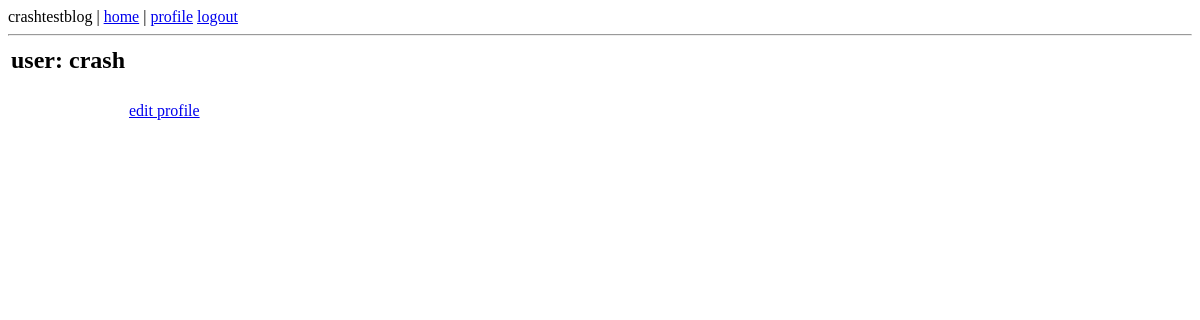
Page /crash (signed in) on the earlier database version.
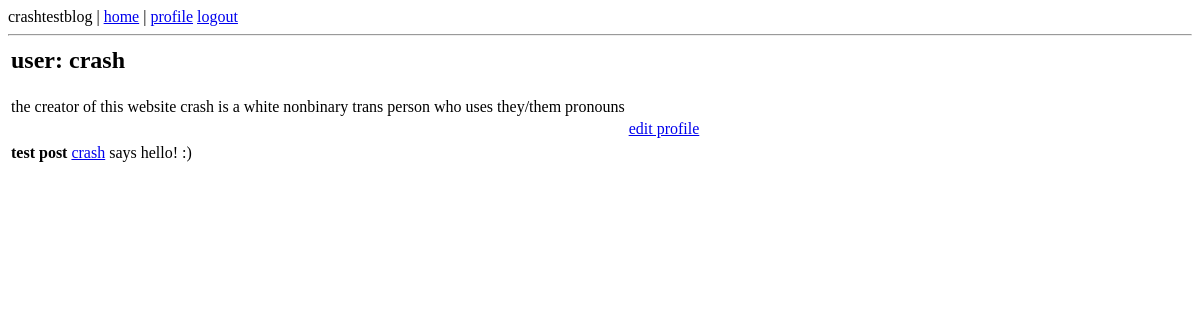
Same page on the later database version.
### app/models.py (models this page shows, shortened)
class User(UserMixin, db.Model):
    id = db.Column(db.Integer, primary_key=True)
    username = db.Column(db.String(64), index=True, unique=True)
    email = db.Column(db.String(120), index=True, unique=True)
    password_hash = db.Column(db.String(128))
    role = db.Column(db.String(64))  # TODO, NOT IMPLEMENTED
    posts = db.relationship('Post', backref='author', lazy='dynamic')
    about_me = db.Column(db.String(512))
    def get_posts(self):
        posts = Post.query.filter_by(user_id=self.id)
        return posts.order_by(Post.timestamp.desc())

class Post(db.Model):
    id = db.Column(db.Integer, primary_key=True)
    title = db.Column(db.String(140))  # TODO, NOT IMPLEMENTED
    body = db.Column(db.String(1000))
    timestamp = db.Column(db.DateTime, index=True, default=datetime.utcnow)
    user_id = db.Column(db.Integer, db.ForeignKey('user.id'))

### app/routes.py (the view)
@app.route('/<username>')
@login_required
def user(username):
    user = User.query.filter_by(username=username).first_or_404()
    posts = user.get_posts()
    return render_template('user.html', user=user, posts=posts)

### app/models.py (called while the page is built)
@login.user_loader
def load_user(id):
    return User.query.get(int(id))

### app/templates/user.html
{% extends "base.html" %}
{% block content %}
    <table>
        <tr valign="top">
          <td>
            <h2>user: {{ user.username }}</h2>
          </td>
        </tr>
        <tr>
          <td>
            {% if user.about_me %}
                <p>{{ user.about_me }}</p>
            {% endif %}
            </td>
        <tr>
          <td></td>
          <td>
              {% if user == current_user %}
              <p><a href="{{ url_for('edit_profile') }}">edit profile</a></p>
              {% endif %}
          </td>
        </tr>
    </table>
    {% for post in posts %}
        {% include '_post.html' %}
    {% endfor %}
{% endblock %}

### app/templates/base.html (shortened to what this page needs)
<html>
    <head>
    </head>
    <body>
        <div id='navbar'>
            crashtestblog |
            <a href="{{ url_for('index') }}">home</a> |
            {% if current_user.is_anonymous %}
            <a href="{{ url_for('login') }}">login</a>
            {% else %}
            <a href="{{ url_for('user', username=current_user.username) }}">profile</a>
            <a href="{{ url_for('logout') }}">logout</a>
            {% endif %}
        </div>
        <hr>
        {% block content %}{% endblock %}
    </body>
</html>

### app/templates/_post.html
<table>
    <tr valign="top">
        <th>{{ post.title }}</th>
        <td><a href="{{ url_for('user', username=post.author.username) }}">{{ post.author.username }}</a> says</td>
        <td>{{ post.body }}</td>
    </tr>
</table>

Differences in the rows shown:
changed User "crash": about_me (not shown) → "the creator of this website crash is a white nonbinary trans person who uses they/them pronouns"
added Post: title "test post", author.username "crash", body "hello! :)"
